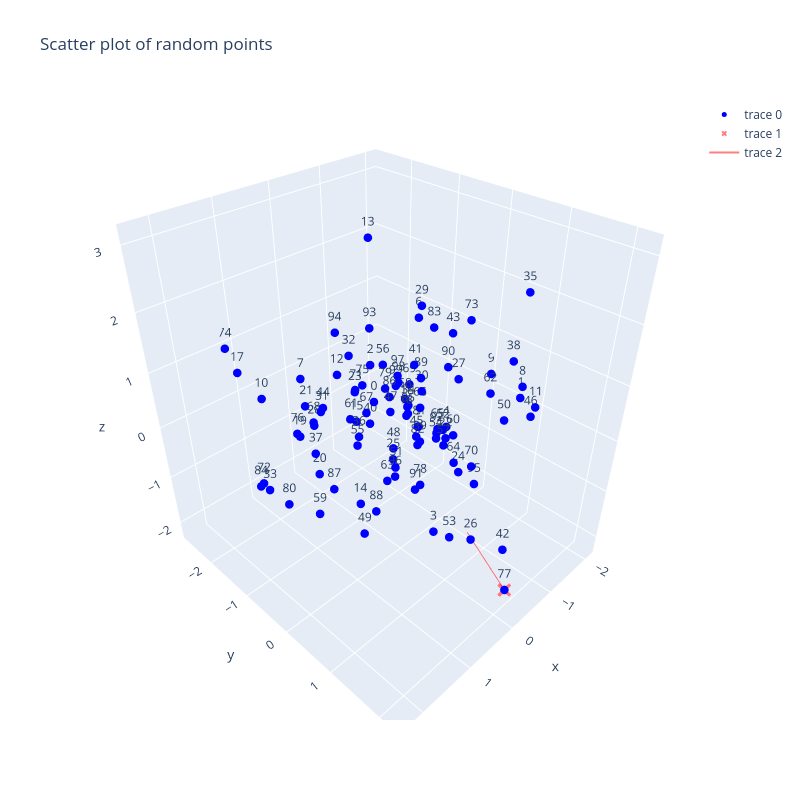

Notebook cell for this chart:
### Code cell
scatters = []
scatter_all = go.Scatter3d(
    x=points[:, 0],
    y=points[:, 1],
    z=points[:, 2],
    mode="markers+text",
    marker=dict(size=5, color="blue"),
    text=[str(i) for i in range(num_points)],
    textposition="top center",
)

scatters.append(scatter_all)
fig = go.Figure(data=scatters + hyperplane_scatters)
fig.update_layout(
    title="Scatter plot of random points",
    width=800,
    height=800,
)
fig.show()
